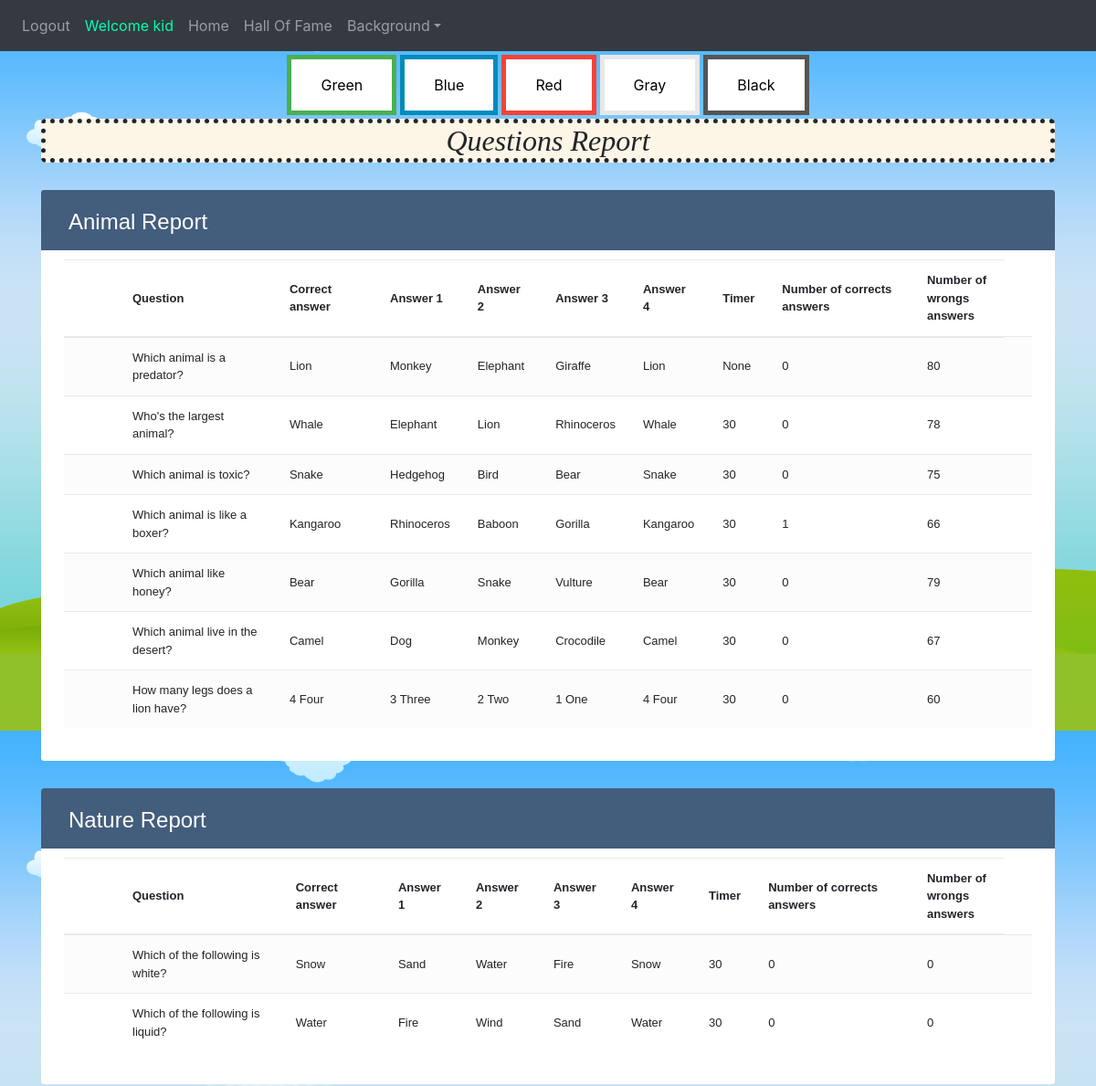
Before: /questionsReport (signed in, upper part) with the older database file.
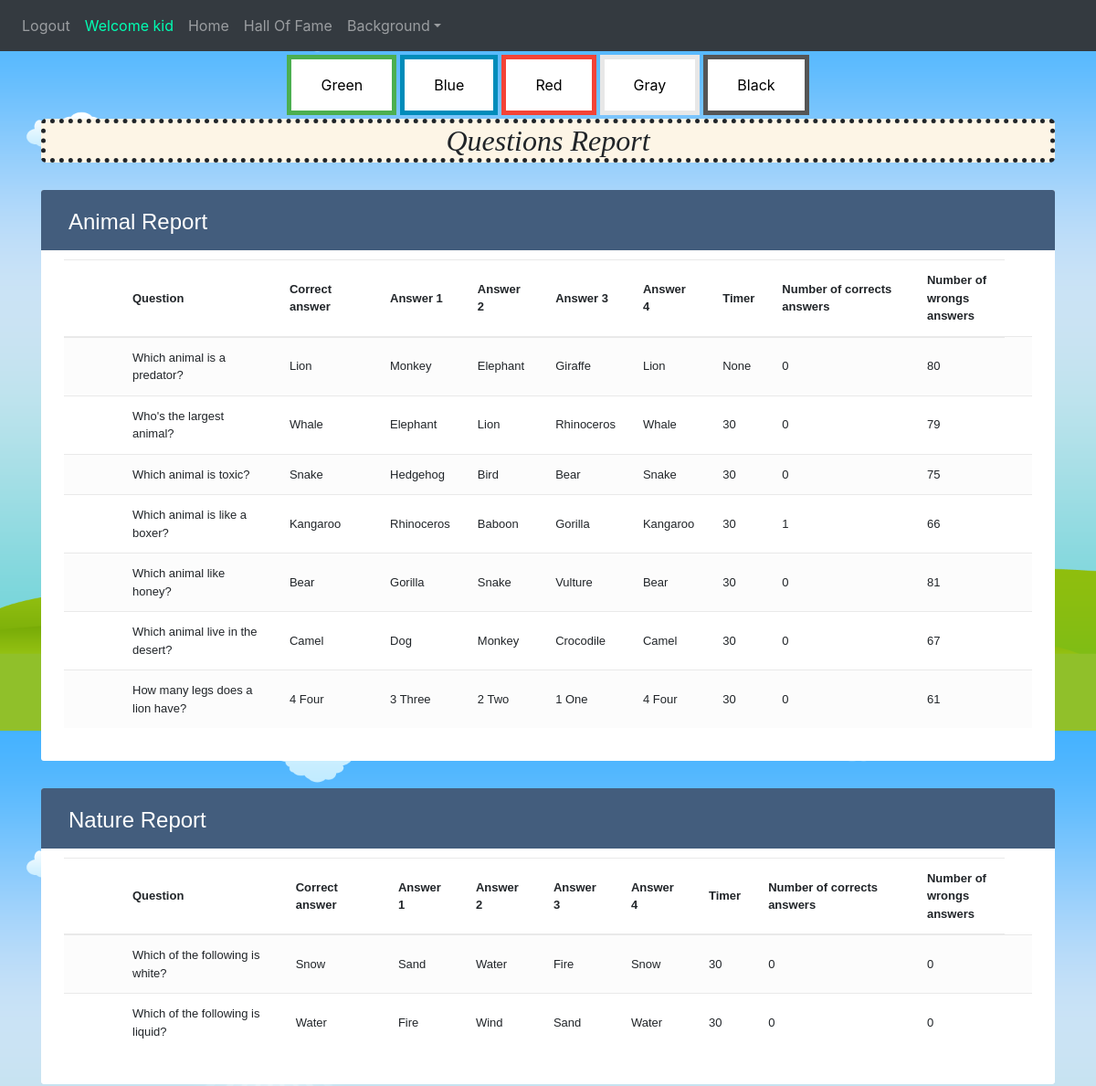
After: the same page with the newer database file.
### website/models.py (models this page shows)
class Question(db.Model):
    id = db.Column(db.Integer, primary_key=True)
    cat = db.Column(db.String(150))
    question = db.Column(db.String(150))
    correct = db.Column(db.String(150))
    answer1 = db.Column(db.String(150))
    answer2 = db.Column(db.String(150))
    answer3 = db.Column(db.String(150))
    answer4 = db.Column(db.String(150))
    url = db.Column(db.String(1500))
    timer=db.Column(db.Integer,default=30)
    wrongs=db.Column(db.Integer,default=0)
    corrects=db.Column(db.Integer,default=0)
    photoUrl = db.Column(db.String(2000))

### website/views.py (the view)
@views.route('/questionsReport', methods=['GET', 'POST'])
@login_required
def questionsReport():
    back=Background.query.all()
    questions=Question.query.all()
    category=QuestionCategory.query.all()
    return render_template("questionsReport.html",user=current_user,questions=questions,background=back,category=category)

### website/__init__.py (called while the page is built)
def create_app():
    app = Flask(__name__)
    app.config['SECRET_KEY'] = 'hjshjhdjah kjshkjdhjs'
    app.config['SQLALCHEMY_DATABASE_URI'] = f'sqlite:///{DB_NAME}'
    db.init_app(app)
    from .views import views
    from .auth import auth
    app.register_blueprint(auth, url_prefix='/')
    app.register_blueprint(views, url_prefix='/')
    from .models import User
    create_database(app)
    login_manager = LoginManager()
    login_manager.login_view = 'auth.login'
    login_manager.init_app(app)
    @login_manager.user_loader
    def load_user(id):
        return User.query.get(int(id))
    return app

### website/templates/questionsReport.html (shortened to what this page needs)
{% extends "base.html" %} {% block title %}questionsReport{% endblock %} {% block content
    %}
<!DOCTYPE html>
<html lang="en">
<head>
    <link rel="stylesheet" href="https://stackpath.bootstrapcdn.com/bootstrap/4.5.0/css/bootstrap.min.css">
    <link rel="stylesheet" href="https://maxcdn.bootstrapcdn.com/font-awesome/4.7.0/css/font-awesome.min.css">
</head>
<div class="container">
    <h2 class="d-flex justify-content-center" style="background-color: oldlace;
    font-style: italic; border-style: dotted;
    border-width: thick; border-radius: 5px; font-family: bold;">Questions Report</h2></div>
{%for cat in category%}
<body_table>
    <div class="container-xl">
        <div class="table-responsive">
            <div class="table-wrapper">
                <div class="table-title">
                    <div class="row">
                        <div class="col-sm-6">
                            <h2>{{cat.cat}} Report</h2>
                        </div>
                    </div>
                </div>
                <table class="table table-striped table-hover">
                    <thead>
                        <tr>
                            <th>
                            </th>
                            <th>Question</th>
                            <th>Correct answer</th>
                            <th>Answer 1</th>
                            <th>Answer 2</th>
                            <th>Answer 3</th>
                            <th>Answer 4</th>
                            <th>Timer</th>
                            <th>Number of corrects answers</th>
                            <th>Number of wrongs answers</th>
                        </tr>
                    </thead>
                    <tbody>
                        {%for q in questions%}
                        {%if q.cat==cat.cat%}
                        <tr>
                            <td>
                            </td>
                            <td>{{q.question}}</td>
                            <td>{{q.correct}}</td>
                            <td>{{q.answer1}}</td>
                            <td>{{q.answer2}}</td>
                            <td>{{q.answer3}}</td>
                            <td>{{q.answer4}}</td>
                            <td>{{q.timer}}</td>
                            <td>{{q.corrects}}</td>
                            <td>{{q.wrongs}}</td>
                            <td>
                            </td>
                        </tr>
                        {%endif%}
                        {%endfor%}
                    </tbody>
                </table>
            </div>
        </div>
    </div>
</body_table>
{%endfor%}
</html>
{% endblock %}

Changed rows visible on the page:
changed Question "Who's the largest animal?": wrongs "78" → "79"
changed Question "Which animal like honey?": wrongs "79" → "81"
changed Question "How many legs does a lion have?": wrongs "60" → "61"
